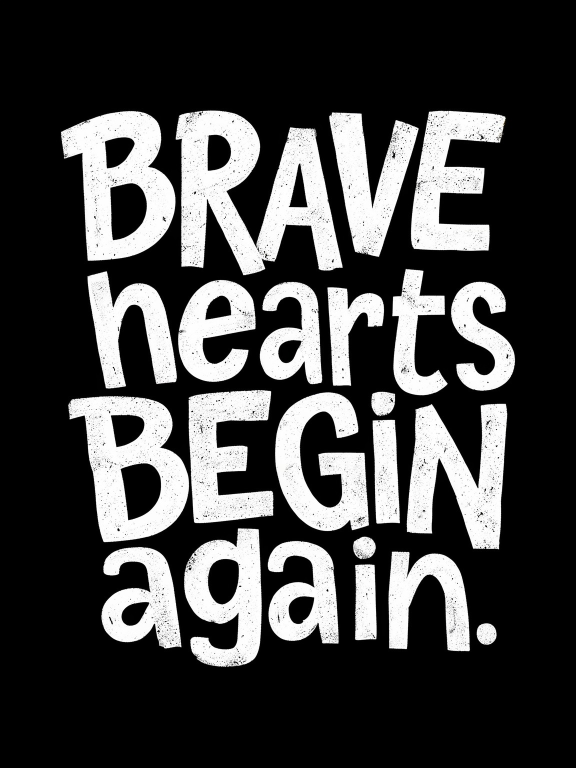
#> input picture designs/lettering-v1/k5-test/K5_flux3klein_ref_s42.jpg, 1152 x 1536 px (shown at 1/2 size)
$ python SK05_ukur.py ../k5-test/K5_flux3klein_ref_s42.jpg
#> lines starting #> are read from the running program, lines starting #| are printed output that depends on the picture; after the words box and inside, x2 and y2 are one past the last pixel; in counts of white or black regions, pixels touching at a corner belong together
"""SK05 Ukuran (Standard Lettering v1.2, langkah 1 dan 5b). Versi 1.2, 27 Nov 2026.
v1.2: penapis bintik juga relatif kepada komponen terbesar (>= 1%), jadi kotak blok stabil bila imej diskala (SK02).
v1.1: 'sentuh_tepi' kini hanya blok tulisan; bintik latar di tepi (kad K6, K8) dilapor sebagai 'bintik_tepi' dan
      tidak lagi menggagalkan imej (ditemui pada larian pertama, ERNIE K8G seed 123).

Tugas: ukur blok tulisan pada satu gambar: ruang tepi, kedudukan, sudut condong, kelabu, baris.
Dipakai dua cara:
  1. Langkah 1: ukur GAMBAR UPLOAD (rujukan) -> angka rujukan Kad Gaya (bukan tekaan).
  2. Langkah 5b: ukur imej mentah hitam putih sebelum dan selepas skrip pembetulan SK01-SK04.
Diperlukan oleh: semua kad (set asas). Diuji pada: upload IMG_5775 (K3), IMG_5734 (K6) dan 24 imej K3H sedia ada.
Parameter kad: tiada (skrip ini yang menghasilkan parameter).
Had: latar mesti rata (satu warna). Sudut = arah garis dasar baris (unjuran baris), bukan condong italik huruf.
     Baris yang bertindih tidak dapat diasingkan; 'baris' ialah anggaran sahaja.

Guna: python3 SK05_ukur.py <gambar> [...]      -> satu baris JSON bagi setiap gambar
"""
import json
import sys

import cv2
import numpy as np
from PIL import Image

VERSI = "SK05 v1.2"


def muat(path):
#> called with path = '../k5-test/K5_flux3klein_ref_s42.jpg'
    return np.array(Image.open(path).convert("RGB"))
#> returned value is the input picture: shape (1536, 1152, 3); mean R, G, B 66.9, 66.8, 66.8


def latar(rgb):
    """Warna latar = median jalur 3% di keempat-empat tepi."""
    h, w = rgb.shape[:2]
    t = max(2, int(min(h, w) * 0.03))
    tepi = np.concatenate([rgb[:t].reshape(-1, 3), rgb[-t:].reshape(-1, 3), rgb[:, :t].reshape(-1, 3),
                           rgb[:, -t:].reshape(-1, 3)])
    return np.median(tepi, axis=0)


def topeng(rgb, ambang=60, min_bahagian=0.0005, min_relatif=0.01):
    """Topeng dakwat (beza daripada latar). Pulang (blok, semua): 'blok' membuang bintik kecil (bintang, percikan)
    supaya kotak blok tidak ditarik oleh hiasan latar; 'semua' = setiap piksel dakwat."""
    d = np.abs(rgb.astype(np.int16) - latar(rgb).astype(np.int16)).max(axis=2)
    semua = (d > ambang).astype(np.uint8)
    n, lab, st, _ = cv2.connectedComponentsWithStats(semua, 8)
    simpan = np.zeros(n, bool)
    luas = st[1:, cv2.CC_STAT_AREA]
    # v1.2 (Belajar SK, BAIKI ruang tepi, ubahan bintik_relatif): komponen >= 1% komponen terbesar juga disimpan, supaya
    # hiasan sebenar (sengkang sisi K12) tidak hilang daripada kotak blok bila SK02 mengecilkan imej.
    simpan[1:] = (luas >= min_bahagian * semua.size) | (luas >= min_relatif * (luas.max() if len(luas) else 0))
    return simpan[lab].astype(np.uint8), semua


def _skor(m, a):
    h, w = m.shape
    r = cv2.warpAffine(m, cv2.getRotationMatrix2D((w / 2, h / 2), a, 1), (w, h))
    p = r.sum(axis=1)
    return float(((p[1:] - p[:-1]) ** 2).sum())


def condong(blok):
    """Sudut garis dasar baris dalam darjah; positif = baris naik ke kanan. Kaedah unjuran baris (cari putaran
    yang menjadikan baris paling mendatar), langkah 0.5 kemudian 0.1 darjah, julat +-15."""
    s = 400 / blok.shape[1]
    m = cv2.resize(blok * 255, None, fx=s, fy=s, interpolation=cv2.INTER_AREA).astype(np.float32)
    pad = int(max(m.shape) * 0.15)
    m = cv2.copyMakeBorder(m, pad, pad, pad, pad, cv2.BORDER_CONSTANT, value=0)
    a0 = max(np.arange(-15, 15.01, 0.5), key=lambda a: _skor(m, a))
    a1 = max(np.arange(a0 - 0.5, a0 + 0.51, 0.1), key=lambda a: _skor(m, a))
    return round(-float(a1), 1)


def baris(blok, sudut):
    """Anggaran jalur baris selepas blok diluruskan: senarai tinggi jalur sebagai % tinggi blok."""
    h, w = blok.shape
    r = cv2.warpAffine(blok, cv2.getRotationMatrix2D((w / 2, h / 2), -sudut, 1), (w, h))
    p = r.sum(axis=1).astype(float)
    if p.max() == 0:
        return []
    ada = p > 0.08 * p.max()
    jalur, mula = [], None
    for y, v in enumerate(list(ada) + [False]):
        if v and mula is None:
            mula = y
        elif not v and mula is not None:
            jalur.append([mula, y])
            mula = None
    gab = []
    for j in jalur:  # gabung sela kurang 1% tinggi
        if gab and j[0] - gab[-1][1] < 0.01 * h:
            gab[-1][1] = j[1]
        else:
            gab.append(j)
    gab = [j for j in gab if j[1] - j[0] >= 0.02 * h]
    jumlah = gab[-1][1] - gab[0][0] if gab else 0
    return [round((b - a) / jumlah * 100, 1) for a, b in gab] if jumlah else []


def ukur(rgb, min_bahagian=0.0005):
    """Semua ukuran satu gambar. Peratus ruang tepi dikira daripada lebar (kiri, kanan) dan tinggi (atas, bawah)."""
#> called with min_bahagian = 0.0005
    h, w = rgb.shape[:2]
#> h = 1536; w = 1152
    blok, semua = topeng(rgb, min_bahagian=min_bahagian)
#> in topeng, `semua = (d > ambang).astype(np.uint8)`:
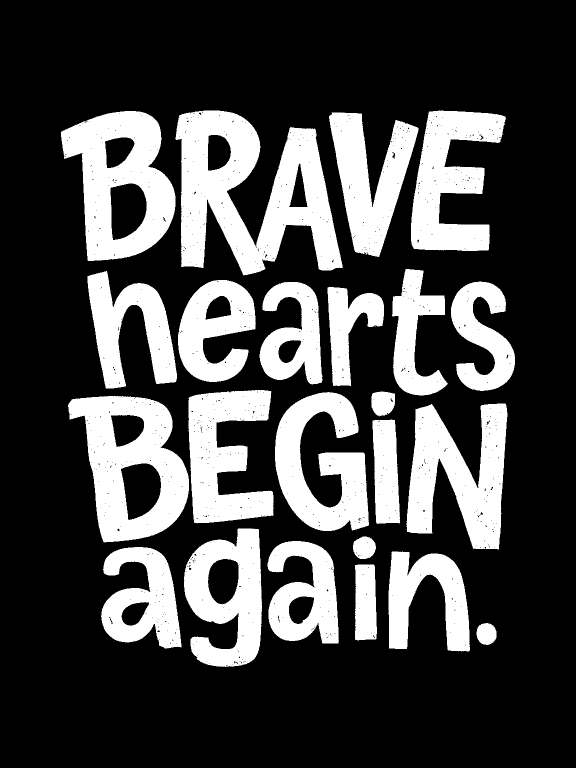
#> semua: shape (1536, 1152) (shown at 1/2 size); values 0 (black) and 1 (white), 27.5% white; 25 white regions (2 under 20 px), largest, box (x1, y1, x2, y2) and area: (351, 221, 686, 551) 59579, (136, 792, 378, 1085) 38987, (122, 222, 351, 522) 38679
#> in topeng, `n, lab, st, _ = cv2.connectedComponentsWithStats(semua, 8)`:
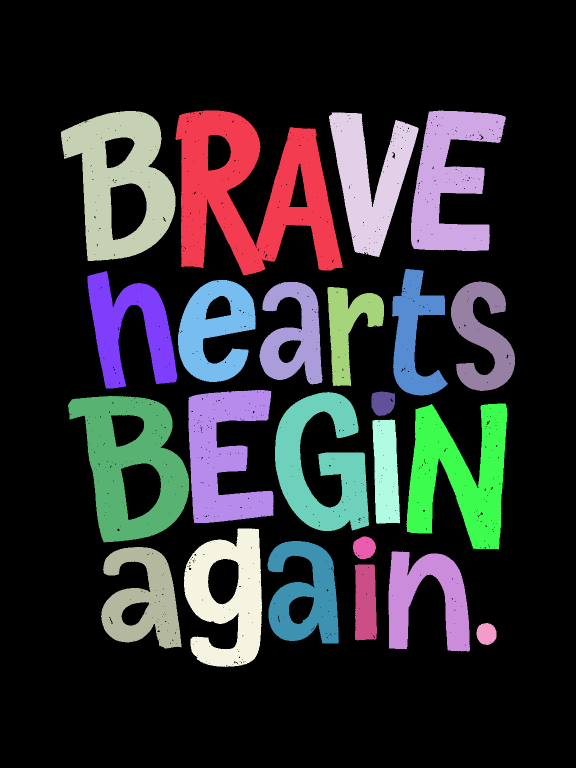
#> lab: shape (1536, 1152) int32 (shown at 1/2 size); 26 distinct labels, from 0 to 25; one colour per label, 0 black
#> in topeng, `n, lab, st, _ = cv2.connectedComponentsWithStats(semua, 8)`: n = 26; st = 26 rows, first 6: [0, 0, 1152, 1536, 1283438], [351, 221, 335, 330, 59579], [822, 221, 190, 281, 29869], [122, 222, 229, 300, 38679], [658, 225, 179, 289, 26326], [1006, 268, 1, 1, 1]
#> in topeng, `luas = st[1:, cv2.CC_STAT_AREA]`: luas = 25 values, max 59579 at index 0, min 1 at index 4, mean 19441.4
    ys, xs = np.nonzero(blok)
    if len(xs) == 0:
        return dict(w=w, h=h, kosong=True)
    x0, x1, y0, y1 = int(xs.min()), int(xs.max()) + 1, int(ys.min()), int(ys.max()) + 1
#> x0 = 122; x1 = 1030; y0 = 221; y1 = 1334
    bw, bh = x1 - x0, y1 - y0
#> bw = 908; bh = 1113
    g = cv2.cvtColor(rgb, cv2.COLOR_RGB2GRAY)
    kelabu = (g > 40) & (g < 215)
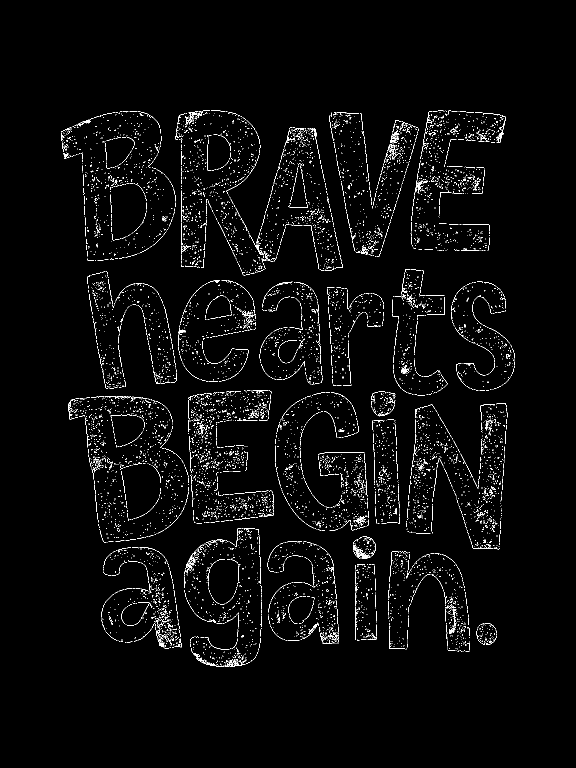
#> kelabu: shape (1536, 1152) bool (shown at 1/2 size); 2.4% white in thin lines or dots, all inside (x1, y1, x2, y2) = (122, 221, 1030, 1334)
    julat = cv2.dilate(g, np.ones((5, 5), np.uint8)).astype(np.int16) - cv2.erode(g, np.ones((5, 5), np.uint8))
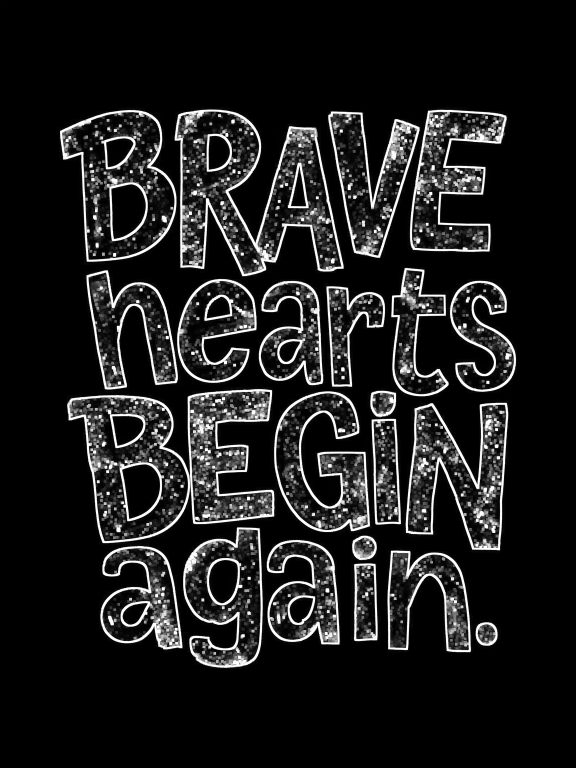
#> julat: shape (1536, 1152) int16 (shown at 1/2 size); min 0, max 255, mean 28.8
    sudut = condong(blok)
#> in _skor, `p = r.sum(axis=1)`: p = 691 values, max 55465.6 at index 413, min 0 at index 0, mean 21623.9
#> in _skor (call 37), `r = cv2.warpAffine(m, cv2.getRotationMatrix2D((w / 2, h / 2), a, 1), (..`:
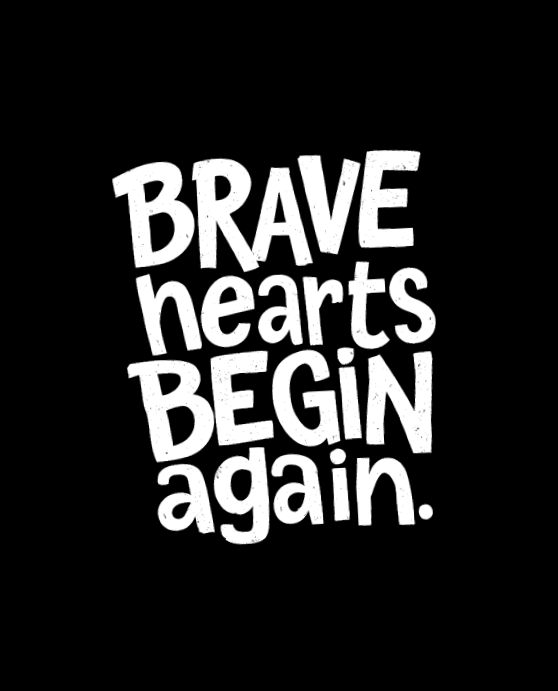
#> r: shape (691, 558) float32; min 0, max 255, mean 38.8
#> in _skor (call 37), `p = r.sum(axis=1)`: p = 691 values, max 56680.7 at index 404, min 0 at index 0, mean 21623.9
#> in _skor (call 38), `r = cv2.warpAffine(m, cv2.getRotationMatrix2D((w / 2, h / 2), a, 1), (..`:
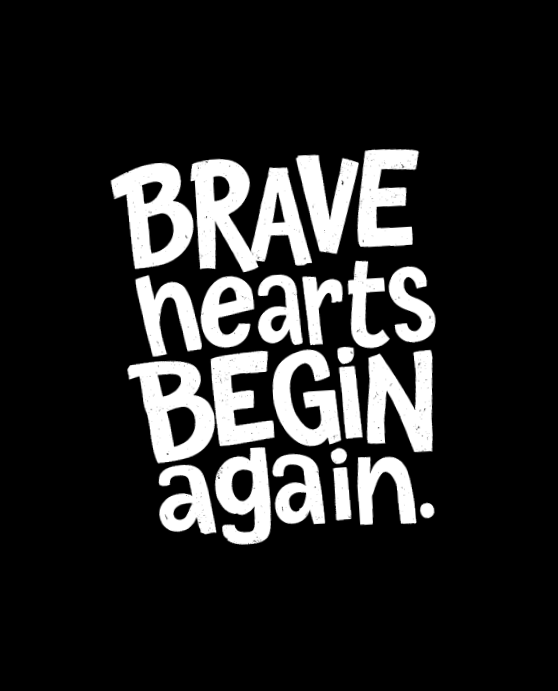
#> r: shape (691, 558) float32; min 0, max 255, mean 38.8
#> in _skor (call 38), `p = r.sum(axis=1)`: p = 691 values, max 56728.5 at index 405, min 0 at index 0, mean 21624.6
#> in _skor (call 39), `r = cv2.warpAffine(m, cv2.getRotationMatrix2D((w / 2, h / 2), a, 1), (..`:
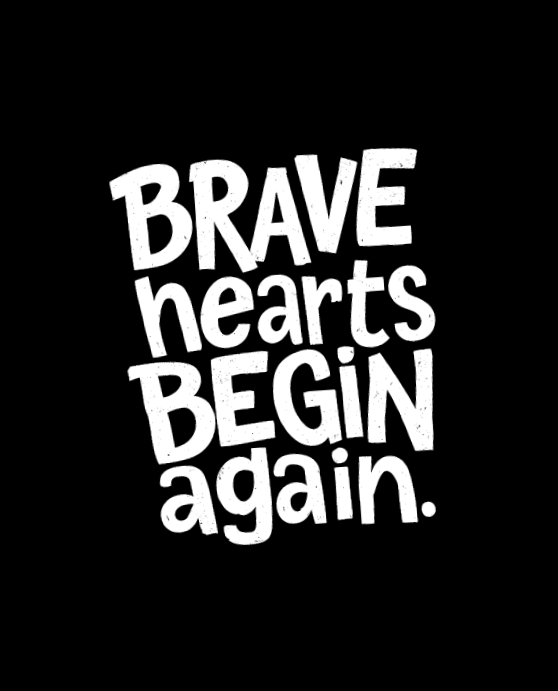
#> r: shape (691, 558) float32; min 0, max 255, mean 38.8
#> in _skor (call 39), `p = r.sum(axis=1)`: p = 691 values, max 56801.3 at index 404, min 0 at index 0, mean 21624
#> in condong, `a0 = max(np.arange(-15, 15.01, 0.5), key=lambda a: _skor(m, a))`: a0 = 0
#> in condong, `a1 = max(np.arange(a0 - 0.5, a0 + 0.51, 0.1), key=lambda a: _skor(m, a))`: a1 = -1.11e-16
#> sudut = 0
    return dict(
        w=w, h=h, kotak=[x0, y0, x1, y1],
        tepi=dict(kiri=round(x0 / w * 100, 1), kanan=round((w - x1) / w * 100, 1), atas=round(y0 / h * 100, 1),
                  bawah=round((h - y1) / h * 100, 1)),
        # ruang tepi blok jika dipusatkan: sisi yang paling sempit (lebar atau tinggi)
        tepi_pct=round(min((1 - bw / w) / 2, (1 - bh / h) / 2) * 100, 1),
        pusat_dx_pct=round(((x0 + x1) / 2 - w / 2) / w * 100, 1), pusat_dy_pct=round(((y0 + y1) / 2 - h / 2) / h * 100, 1),
        condong_darjah=sudut,
        kelabu_pct=round(float(kelabu.mean()) * 100, 2),
        kelabu_rata_pct=round(float((kelabu & (julat < 50)).mean()) * 100, 2),
        latar=[int(v) for v in latar(rgb)],
        # huruf / blok menyentuh tepi kanvas (mungkin terpotong). Bintik latar kecil (bintang, titik) dikira berasingan.
        sentuh_tepi=bool(blok[0].any() or blok[-1].any() or blok[:, 0].any() or blok[:, -1].any()),
        bintik_tepi=bool(semua[0].any() or semua[-1].any() or semua[:, 0].any() or semua[:, -1].any()),
        baris=baris(blok, sudut), versi=VERSI)
#> in baris, `h, w = blok.shape`: h = 1536; w = 1152
#> in baris, `p = r.sum(axis=1).astype(float)`: p = 1536 values, max 684 at index 265, min 0 at index 0, mean 316.4
#> the loop in baris, `for y, v in enumerate(list(ada) + [False]):` made 1537 passes
#> mula on pass 223: 222
#> after the loop in baris, `for y, v in enumerate(list(ada) + [False]):`: jalur = [[222, 1331]]
#> the loop in baris, `for j in jalur:` made 1 pass
#> in baris, `jumlah = gab[-1][1] - gab[0][0] if gab else 0`: jumlah = 1109


if __name__ == "__main__":
    for f in sys.argv[1:]:
        print(json.dumps(dict(fail=f, **ukur(muat(f))), ensure_ascii=False))

$ run again, on designs/lettering-v1/k5-test/K5_glm_s42.jpg
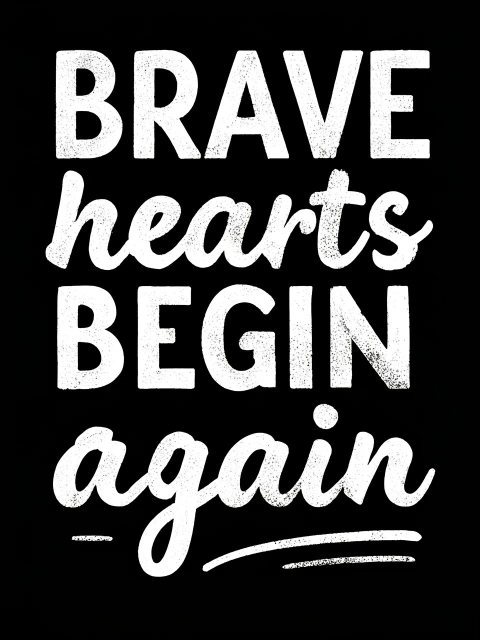
#> input picture designs/lettering-v1/k5-test/K5_glm_s42.jpg, 960 x 1280 px (shown at 1/2 size)
#> in muat, returned value is the input picture: shape (1280, 960, 3); mean R, G, B 66.8, 66.8, 66.8
#> in ukur, `h, w = rgb.shape[:2]`: h = 1280; w = 960
#> semua: shape (1280, 960); values 0 (black) and 1 (white), 27.1% white; 20 white regions (2 under 20 px), largest, box (x1, y1, x2, y2) and area: (106, 853, 871, 1154) 73927, (91, 341, 633, 540) 46863, (660, 571, 820, 778) 22933
#> in topeng, `n, lab, st, _ = cv2.connectedComponentsWithStats(semua, 8)`:
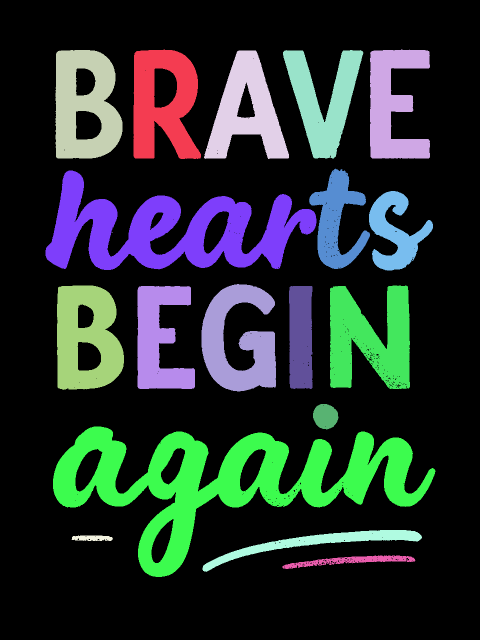
#> lab: shape (1280, 960) int32 (shown at 1/2 size); 21 distinct labels, from 0 to 20; one colour per label, 0 black
#> n = 21; st = 21 rows, first 6: [0, 0, 960, 1280, 895311], [267, 99, 135, 219, 20085], [740, 99, 120, 218, 16302], [111, 100, 134, 217, 20778], [408, 101, 170, 217, 18203], [566, 100, 161, 217, 16608]
#> luas = 20 values, max 73927 at index 16, min 1 at index 14, mean 16674.5
#> x0 = 91; x1 = 871; y0 = 99; y1 = 1154
#> bw = 780; bh = 1055
#> kelabu: shape (1280, 960) bool; 2.3% white in thin lines or dots, all inside (x1, y1, x2, y2) = (91, 99, 871, 1154)
#> in _skor, `p = r.sum(axis=1)`: p = 691 values, max 56062.2 at index 168, min 0 at index 0, mean 21365.2
#> in _skor (call 39), `r = cv2.warpAffine(m, cv2.getRotationMatrix2D((w / 2, h / 2), a, 1), (..`:
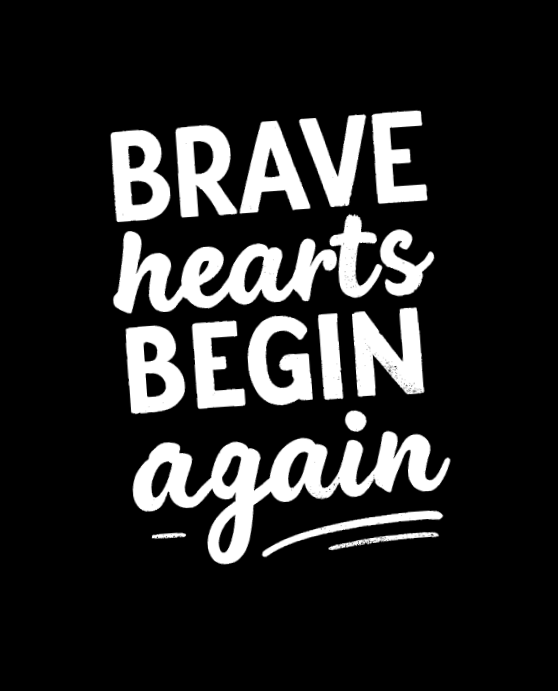
#> r: shape (691, 558) float32; min 0, max 255, mean 38.3
#> in _skor (call 39), `p = r.sum(axis=1)`: p = 691 values, max 56830.3 at index 487, min 0 at index 0, mean 21365.3
#> a0 = 0
#> a1 = -1.11e-16
#> sudut = 0
#> in baris, `h, w = blok.shape`: h = 1280; w = 960
#> in baris, `p = r.sum(axis=1).astype(float)`: p = 1280 values, max 620 at index 987, min 0 at index 0, mean 260.5
#> after the loop in baris, `for y, v in enumerate(list(ada) + [False]):`: jalur = [[100, 317], [344, 539], [571, 779], [826, 837], [854, 858], [860, 1148]]
#> the loop in baris, `for j in jalur:` made 6 passes
#> after the loop in baris, `for j in jalur:`: gab = [[100, 317], [344, 539], [571, 779], [826, 837], [854, 1148]]
#> in baris, `gab = [j for j in gab if j[1] - j[0] >= 0.02 * h]`: gab = [[100, 317], [344, 539], [571, 779], [854, 1148]]
#> jumlah = 1048

$ run again, on designs/lettering-v1/k5-test/K5_mossdmd_s42.jpg
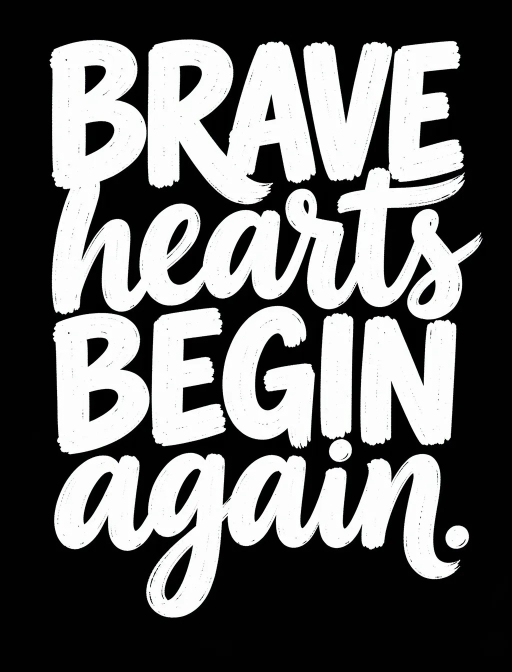
#> input picture designs/lettering-v1/k5-test/K5_mossdmd_s42.jpg, 1024 x 1344 px (shown at 1/2 size)
#> in muat, returned value is the input picture: shape (1344, 1024, 3); mean R, G, B 104.3, 104.4, 104.4
#> in ukur, `h, w = rgb.shape[:2]`: h = 1344; w = 1024
#> semua: shape (1344, 1024); values 0 (black) and 1 (white), 41.7% white; 11 white regions, largest, box (x1, y1, x2, y2) and area: (99, 79, 965, 639) 194528, (108, 905, 921, 1235) 116972, (295, 78, 632, 409) 73485
#> in topeng, `n, lab, st, _ = cv2.connectedComponentsWithStats(semua, 8)`:
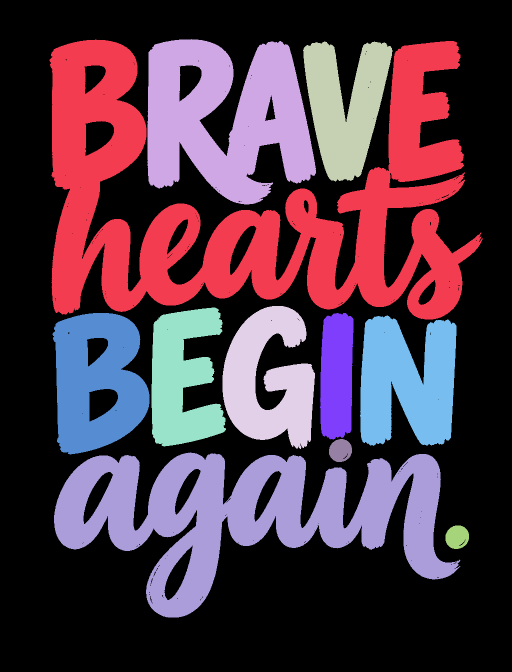
#> lab: shape (1344, 1024) int32 (shown at 1/2 size); 12 distinct labels, from 0 to 11; one colour per label, 0 black
#> n = 12; st = [[0, 0, 1024, 1344, 803019], [99, 79, 866, 560, 194528], [295, 78, 337, 331, 73485], [606, 83, 179, 280, 30749], [445, 612, 185, 286, 33597], [303, 615, 149, 278, 28369], [105, 626, 194, 283, 38862], [640, 626, 67, 253, 15014], [720, 631, 193, 261, 38262], [658, 878, 46, 46, 1656], [108, 905, 813, 330, 116972], [891, 1051, 47, 47, 1743]]
#> luas = [194528, 73485, 30749, 33597, 28369, 38862, 15014, 38262, 1656, 116972, 1743]
#> x0 = 99; x1 = 965; y0 = 78; y1 = 1235
#> bw = 866; bh = 1157
#> kelabu: shape (1344, 1024) bool; 1.7% white in thin lines or dots, all inside (x1, y1, x2, y2) = (99, 78, 965, 1236)
#> in _skor, `p = r.sum(axis=1)`: p = 681 values, max 70750.4 at index 171, min 0 at index 0, mean 32752.8
#> in _skor (call 40), `r = cv2.warpAffine(m, cv2.getRotationMatrix2D((w / 2, h / 2), a, 1), (..`:
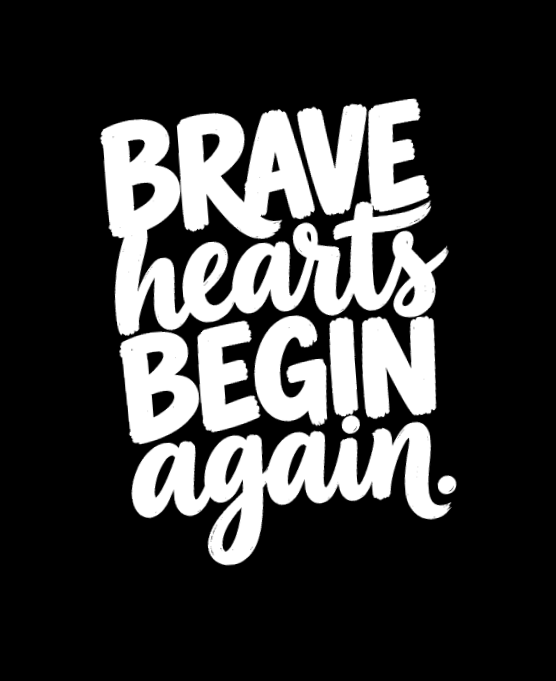
#> r: shape (681, 556) float32; min 0, max 255, mean 58.9
#> in _skor (call 40), `p = r.sum(axis=1)`: p = 681 values, max 69865.6 at index 182, min 0 at index 0, mean 32752.3
#> a0 = 0
#> a1 = -1.11e-16
#> sudut = 0
#> in baris, `h, w = blok.shape`: h = 1344; w = 1024
#> in baris, `p = r.sum(axis=1).astype(float)`: p = 1344 values, max 709 at index 759, min 0 at index 0, mean 426.5
#> the loop in baris, `for y, v in enumerate(list(ada) + [False]):` made 1345 passes
#> mula on pass 81: 80
#> after the loop in baris, `for y, v in enumerate(list(ada) + [False]):`: jalur = [[80, 1229]]
#> the loop in baris, `for j in jalur:` made 1 pass
#> jumlah = 1149
